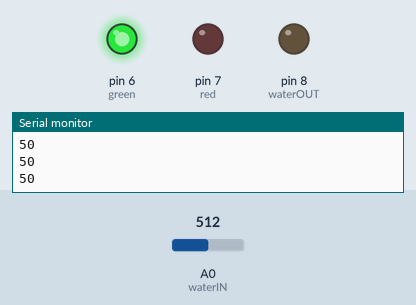
This sketch was run on a simulated Arduino Uno, built with avr-gcc and run on an emulated ATmega328P. Shown: output pins drawn as LEDs (lit = HIGH), the last lines printed to the serial monitor. Inputs (shaded band) come from the test bench; at power-on: A0 (waterIN) = 512.

Above: at 1.2 s.
1.3 s: A0 (waterIN) set to 162
2.8 s: A0 (waterIN) set to 139
At 3.1 s:
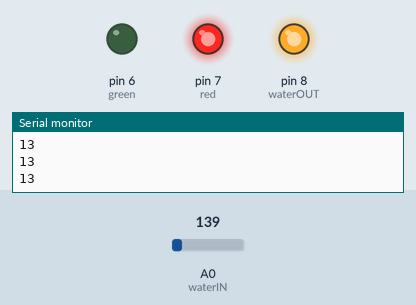
4.3 s: A0 (waterIN) set to 306
At 5.5 s:
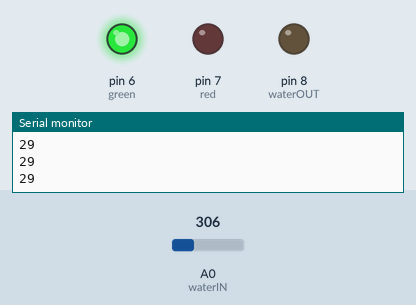
5.8 s: A0 (waterIN) set to 122
At 6.8 s:
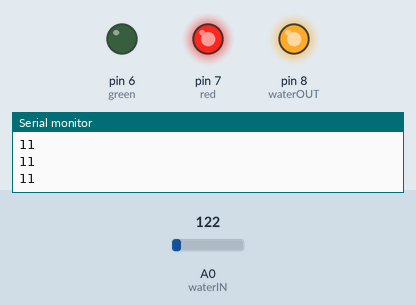
Timing chart, 0 to 8.3 s (numbered marks = the images above; inputs shaded):
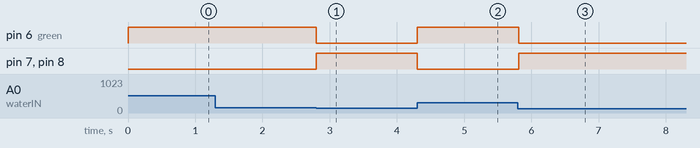

The sketch:

waterCtrl.ino
```cpp
#define green 6     // 녹색LED
#define red 7       // 적색LED
#define waterOUT 8  // 수분공급펌프
#define waterIN A0  // 수분감지센서

unsigned short level; // 수분감지센서 측정값
unsigned short wet = 15; // 식물마다 적절한 토양수분도

void setup() {
  Serial.begin(9600);

  pinMode(green, OUTPUT);
  pinMode(red, OUTPUT);
  pinMode(waterOUT, OUTPUT);
}

void loop() {
  level = analogRead(waterIN);
  level = map(level, 0, 1023, 0, 100); // 수분도 퍼센트 변환

  //현재는 시리얼모니터에 출력하지만,
  //추후 현재시간과 함께 데이터베이스에 저장
  Serial.println(level);

  if (level < wet) {
    // 물을 줘야하는 상황
    digitalWrite(green, LOW);
    digitalWrite(red, HIGH);
    digitalWrite(waterOUT, HIGH);
    delay(10);
  }
  else {
    // 물을 주지않아야하는 상황
    digitalWrite(green, HIGH);
    digitalWrite(red, LOW);
    digitalWrite(waterOUT, LOW);
    delay(10);
  }
  delay(10);
}
```

Measured:
- the behaviour switches between 154 and 153 on A0 (waterIN) (found by bisection; images 0 and 1)
- after the input at 2.8 s, pin 6 (green): HIGH → LOW at once; pin 7 (red), pin 8 (waterOUT): LOW → HIGH at once
- after the input at 4.3 s, pin 6 (green): LOW → HIGH at once; pin 7 (red), pin 8 (waterOUT): HIGH → LOW at once
- after the input at 5.8 s, pin 6 (green): HIGH → LOW at once; pin 7 (red), pin 8 (waterOUT): LOW → HIGH at once
